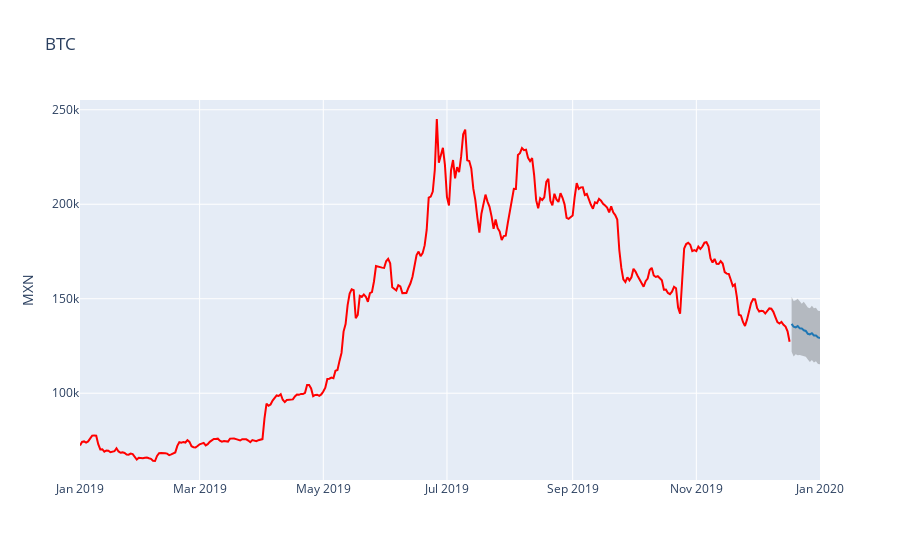

Notebook cell for this chart:
### Code cell
def show_forecast(cmp_df, num_predictions, num_values, title):
    """Visualize the forecast."""
    
    def create_go(name, column, num, **kwargs):
        points = cmp_df.tail(num)
        args = dict(name=name, x=points.index, y=points[column], mode='lines')
        args.update(kwargs)
        return go.Scatter(**args)
    
    lower_bound = create_go('Zona de compra', 'yhat_lower', num_predictions,
                            line=dict(width=0),
                            marker=dict(color="green"))
    upper_bound = create_go('Máximo esperado', 'yhat_upper', num_predictions,
                            line=dict(width=0),
                            marker=dict(color="red"),
                            fillcolor='rgba(68, 68, 68, 0.3)', 
                            fill='tonexty')
    forecast = create_go('Venta sugerida', 'yhat', num_predictions,
                         line=dict(color='rgb(31, 119, 180)'))
    actual = create_go('Actual', 'y', num_values,
                       marker=dict(color="red"))
    
    # In this case the order of the series is important because of the filling
    data = [lower_bound, upper_bound, forecast, actual]

    layout = go.Layout(yaxis=dict(title='MXN'), title=title, showlegend = False)
    fig = go.Figure(data=data, layout=layout)
    iplot(fig, show_link=False)

show_forecast(cmp_df2, 15, 500, 'BTC')

### Figure 1 — Plotly figure (JSON) as saved in the notebook; plotly's stock layout.template omitted (floating-point values rounded to 4 significant figures; data arrays with more than 128 entries replaced by an {"elided": "..."} marker saying what was removed)
{"data": [{"line": {"width": 0}, "marker": {"color": "green"}, "mode": "lines", "name": "Zona de compra", "type": "scatter", "x": ["2019-12-18T00:00:00", "2019-12-19T00:00:00", "2019-12-20T00:00:00", "2019-12-21T00:00:00", "2019-12-22T00:00:00", "2019-12-23T00:00:00", "2019-12-24T00:00:00", "2019-12-25T00:00:00", "2019-12-26T00:00:00", "2019-12-27T00:00:00", "2019-12-28T00:00:00", "2019-12-29T00:00:00", "2019-12-30T00:00:00", "2019-12-31T00:00:00", "2020-01-01T00:00:00"], "y": [122000.0, 119500.0, 120700.0, 120100.0, 120300.0, 119900.0, 119700.0, 119300.0, 117900.0, 116500.0, 117600.0, 116300.0, 116900.0, 115500.0, 115300.0]}, {"fill": "tonexty", "fillcolor": "rgba(68, 68, 68, 0.3)", "line": {"width": 0}, "marker": {"color": "red"}, "mode": "lines", "name": "Máximo esperado", "type": "scatter", "x": ["2019-12-18T00:00:00", "2019-12-19T00:00:00", "2019-12-20T00:00:00", "2019-12-21T00:00:00", "2019-12-22T00:00:00", "2019-12-23T00:00:00", "2019-12-24T00:00:00", "2019-12-25T00:00:00", "2019-12-26T00:00:00", "2019-12-27T00:00:00", "2019-12-28T00:00:00", "2019-12-29T00:00:00", "2019-12-30T00:00:00", "2019-12-31T00:00:00", "2020-01-01T00:00:00"], "y": [150900.0, 148800.0, 149200.0, 150000.0, 148700.0, 147400.0, 148400.0, 147100.0, 145300.0, 144900.0, 146200.0, 145000.0, 145300.0, 143700.0, 143600.0]}, {"line": {"color": "rgb(31, 119, 180)"}, "mode": "lines", "name": "Venta sugerida", "type": "scatter", "x": ["2019-12-18T00:00:00", "2019-12-19T00:00:00", "2019-12-20T00:00:00", "2019-12-21T00:00:00", "2019-12-22T00:00:00", "2019-12-23T00:00:00", "2019-12-24T00:00:00", "2019-12-25T00:00:00", "2019-12-26T00:00:00", "2019-12-27T00:00:00", "2019-12-28T00:00:00", "2019-12-29T00:00:00", "2019-12-30T00:00:00", "2019-12-31T00:00:00", "2020-01-01T00:00:00"], "y": [136700.0, 135200.0, 134900.0, 135500.0, 134300.0, 134300.0, 133300.0, 133000.0, 131500.0, 131100.0, 131800.0, 130600.0, 130600.0, 129600.0, 129200.0]}, {"marker": {"color": "red"}, "mode": "lines", "name": "Actual", "type": "scatter", "x": {"elided": "375 str values"}, "y": {"elided": "375 float values"}}], "layout": {"showlegend": false, "title": {"text": "BTC"}, "yaxis": {"title": {"text": "MXN"}}}}
